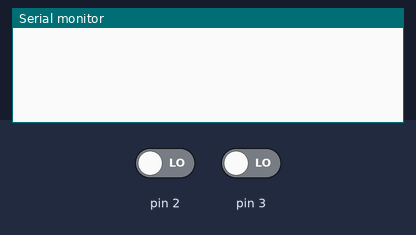
This sketch was run on a simulated Arduino Uno, built with avr-gcc and run on an emulated ATmega328P. On the bench: the last lines printed to the serial monitor. The test bench sets the inputs (shaded band); at power-on: pin 2 LOW, pin 3 LOW.

Above: at 1.2 s.
1.3 s: pin 2 driven HIGH
At 1.9 s:
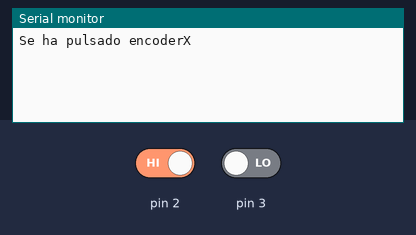
2.8 s: pin 3 driven HIGH
At 4.3 s:
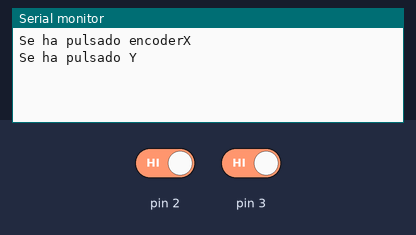

The sketch:

pruebaExcepciones.ino.ino
```cpp
void setup() {
  // put your setup code here, to run once:
Serial.begin(9600);
attachInterrupt(0,intEncoderX,RISING);
  attachInterrupt(1,intEncoderY,RISING);
  attachInterrupt(4,intActivateEndstop,FALLING);
  attachInterrupt(5,interruptEmergency,FALLING);

}

void loop() {
  // put your main code here, to run repeatedly:

}

void intEncoderX()
{
  Serial.println("Se ha pulsado encoderX");

}

void intEncoderY()
{
  Serial.println("Se ha pulsado Y");

}

void intActivateEndstop()
{
  Serial.println("Endstop");
}

void interruptEmergency()
{
  Serial.println("Emergencia");
}
```

Measured:
- after the input at 1.3 s, the serial monitor: prints a new line at once (image 1)
- after the input at 2.8 s, the serial monitor: prints a new line at once (image 2)
